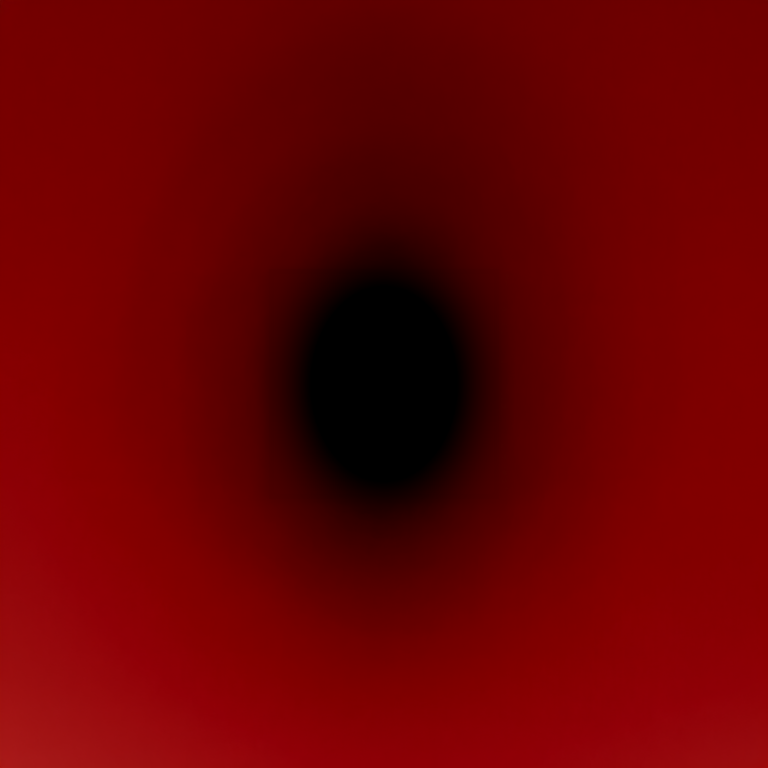
#> input picture .install/baseoq4/gfx/guis/hud/reticles/expanded/mgun_scope_distort.png, 768 x 768 px
$ python split_machinegun_scope_tiles.py
#> lines starting #> are read from the running program, lines starting #| are printed output that depends on the picture
#!/usr/bin/env python3
from __future__ import annotations

import argparse
from pathlib import Path

from PIL import Image


TILE_SUFFIXES = {
    "left": (0, 1),
    "right": (2, 1),
    "top": (1, 0),
    "bottom": (1, 2),
}

SOURCE_FILES = {
    "mgun_scope_distort": "mgun_scope_distort.png",
    "mgun_scope_grey": "mgun_scope_grey.tga",
}


def crop_tile(image: Image.Image, tile_x: int, tile_y: int) -> Image.Image:
    if image.width % 3 != 0 or image.height % 3 != 0:
        raise ValueError(f"expected 3x3 source image, got {image.width}x{image.height}")

    tile_width = image.width // 3
    tile_height = image.height // 3
    left = tile_x * tile_width
    top = tile_y * tile_height
    return image.crop((left, top, left + tile_width, top + tile_height))


def write_tiles(input_dir: Path, output_dir: Path) -> None:
    output_dir.mkdir(parents=True, exist_ok=True)

    for stem, source_name in SOURCE_FILES.items():
        source_path = input_dir / source_name
        if not source_path.is_file():
            raise FileNotFoundError(f"missing expanded source image: {source_path}")

        with Image.open(source_path) as image:
#> image is the input picture: PIL image 768x768 RGBA; mean R, G, B, A 105.4, 0.6, 1.4, 255
            rgba_image = image.convert("RGBA")
            for suffix, (tile_x, tile_y) in TILE_SUFFIXES.items():
                output_path = output_dir / f"{stem}_{suffix}.tga"
                crop_tile(rgba_image, tile_x, tile_y).save(output_path, format="TGA")
                print(f"wrote {output_path}")
#> this loop made 4 passes
#> pass 1, in write_tiles, `crop_tile(rgba_image, tile_x, tile_y).save(output_path, format="TGA")`:
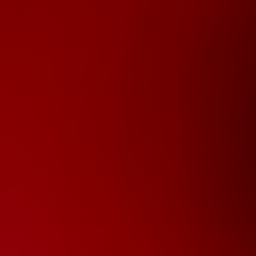
#> saved as mgun_scope_distort_left.tga: PIL image 256x256 RGBA; mean R, G, B, A 116.6, 0, 0.4, 255
#> pass 2, in write_tiles, `crop_tile(rgba_image, tile_x, tile_y).save(output_path, format="TGA")`:
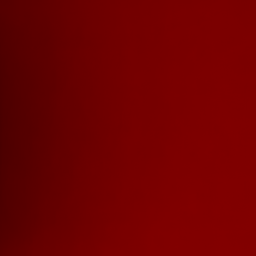
#> saved as mgun_scope_distort_right.tga: PIL image 256x256 RGBA; mean R, G, B, A 111.8, 0, 0, 255


def main() -> int:
    repo_root = Path(__file__).resolve().parents[2]

    parser = argparse.ArgumentParser(
        description="Split the 3x3 machinegun scope expansion masks into side tiles."
    )
    parser.add_argument(
        "--input-dir",
        type=Path,
        default=repo_root / ".install" / "baseoq4" / "gfx" / "guis" / "hud" / "reticles" / "expanded",
        help="directory containing the expanded 3x3 source images",
    )
    parser.add_argument(
        "--output-dir",
        action="append",
        type=Path,
        default=[],
        help="tile output directory; may be specified more than once",
    )
    args = parser.parse_args()

    output_dirs = args.output_dir or [
        repo_root / "baseoq4" / "gfx" / "guis" / "hud" / "reticles",
        repo_root / ".install" / "baseoq4" / "gfx" / "guis" / "hud" / "reticles",
    ]

    for output_dir in output_dirs:
        write_tiles(args.input_dir, output_dir)

    return 0


if __name__ == "__main__":
#> (the run stopped early here; a loop or call above may not have finished)
